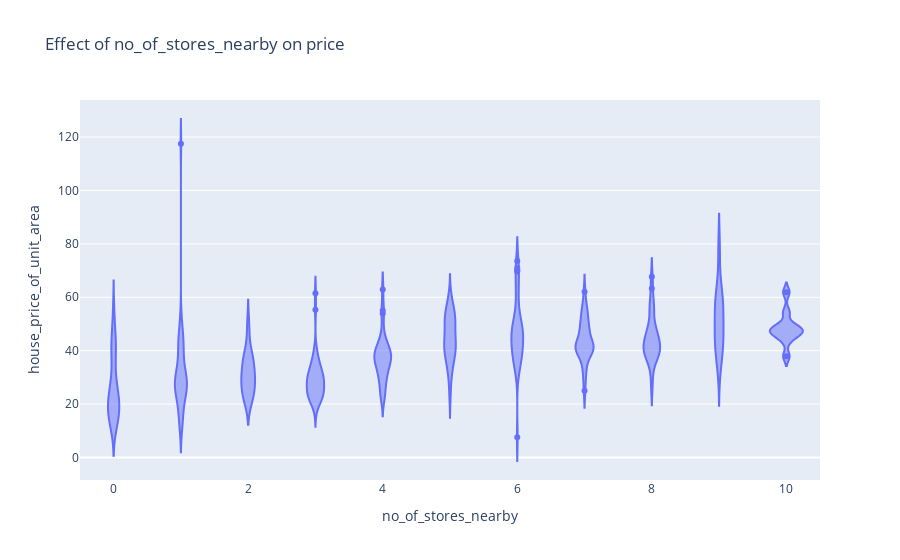

The code cell stored with this chart in its notebook:
### Markdown cell above
#### 3. Effect of no_of_stores_nearby on price

### Code cell
px.violin(house_df, x = 'no_of_stores_nearby', y = 'house_price_of_unit_area', title = 'Effect of no_of_stores_nearby on price')

### Figure 1 — Plotly figure (JSON) as saved in the notebook; plotly's stock layout.template omitted (floating-point values rounded to 4 significant figures; data arrays with more than 128 entries replaced by an {"elided": "..."} marker saying what was removed)
{"data": [{"alignmentgroup": "True", "box": {"visible": false}, "hovertemplate": "no_of_stores_nearby=%{x}<br>house_price_of_unit_area=%{y}<extra></extra>", "legendgroup": "", "marker": {"color": "#636efa"}, "name": "", "offsetgroup": "", "orientation": "v", "scalegroup": "True", "showlegend": false, "type": "violin", "x": {"elided": "414 int values"}, "x0": " ", "xaxis": "x", "y": {"elided": "414 float values"}, "y0": " ", "yaxis": "y"}], "layout": {"legend": {"tracegroupgap": 0}, "title": {"text": "Effect of no_of_stores_nearby on price"}, "violinmode": "group", "xaxis": {"anchor": "y", "domain": [0, 1], "title": {"text": "no_of_stores_nearby"}}, "yaxis": {"anchor": "x", "domain": [0, 1], "title": {"text": "house_price_of_unit_area"}}}}
